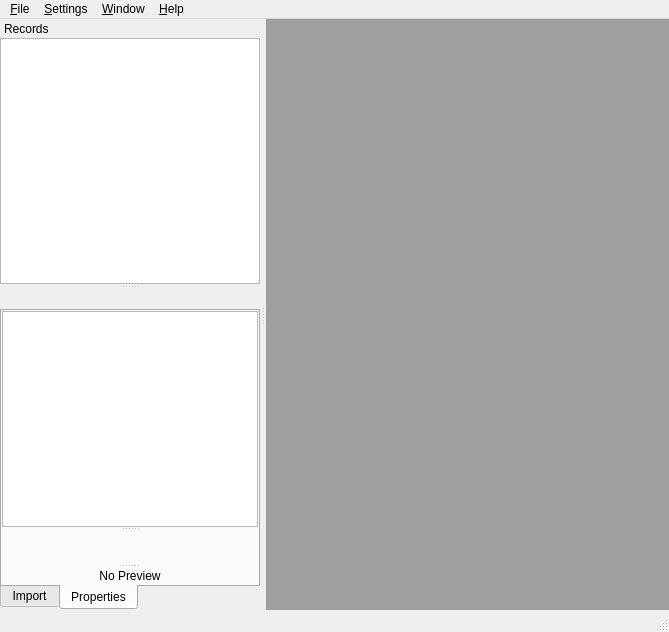
<?xml version="1.0" encoding="UTF-8"?>
<ui version="4.0">
 <class>MainWindow</class>
 <widget class="QMainWindow" name="MainWindow">
  <property name="geometry">
   <rect>
    <x>0</x>
    <y>0</y>
    <width>669</width>
    <height>632</height>
   </rect>
  </property>
  <property name="windowTitle">
   <string>MainWindow</string>
  </property>
  <widget class="QWidget" name="centralWidget">
   <layout class="QHBoxLayout" name="horizontalLayout">
    <property name="spacing">
     <number>0</number>
    </property>
    <property name="leftMargin">
     <number>0</number>
    </property>
    <property name="topMargin">
     <number>0</number>
    </property>
    <property name="rightMargin">
     <number>0</number>
    </property>
    <property name="bottomMargin">
     <number>0</number>
    </property>
    <item>
     <widget class="QMdiArea" name="mdiArea">
      <property name="sizePolicy">
       <sizepolicy hsizetype="Expanding" vsizetype="Expanding">
        <horstretch>0</horstretch>
        <verstretch>0</verstretch>
       </sizepolicy>
      </property>
     </widget>
    </item>
   </layout>
  </widget>
  <widget class="QMenuBar" name="menuBar">
   <property name="geometry">
    <rect>
     <x>0</x>
     <y>0</y>
     <width>669</width>
     <height>20</height>
    </rect>
   </property>
   <widget class="QMenu" name="menuFile">
    <property name="title">
     <string>&amp;File</string>
    </property>
    <addaction name="actionNew_File"/>
    <addaction name="actionGenerate_Record_File"/>
   </widget>
   <widget class="QMenu" name="menuSettings">
    <property name="title">
     <string>&amp;Settings</string>
    </property>
   </widget>
   <widget class="QMenu" name="menuWindow">
    <property name="title">
     <string>&amp;Window</string>
    </property>
   </widget>
   <widget class="QMenu" name="menu_Help">
    <property name="title">
     <string>&amp;Help</string>
    </property>
   </widget>
   <addaction name="menuFile"/>
   <addaction name="menuSettings"/>
   <addaction name="menuWindow"/>
   <addaction name="menu_Help"/>
  </widget>
  <widget class="QStatusBar" name="statusBar"/>
  <widget class="QDockWidget" name="dockRecords">
   <property name="features">
    <set>QDockWidget::NoDockWidgetFeatures</set>
   </property>
   <property name="allowedAreas">
    <set>Qt::LeftDockWidgetArea</set>
   </property>
   <property name="windowTitle">
    <string>Records </string>
   </property>
   <attribute name="dockWidgetArea">
    <number>1</number>
   </attribute>
   <widget class="QWidget" name="horizontalLayoutRecords">
    <layout class="QHBoxLayout" name="horizontalLayout_2">
     <property name="spacing">
      <number>0</number>
     </property>
     <property name="leftMargin">
      <number>0</number>
     </property>
     <property name="topMargin">
      <number>0</number>
     </property>
     <property name="rightMargin">
      <number>0</number>
     </property>
     <property name="bottomMargin">
      <number>0</number>
     </property>
     <item>
      <widget class="RecordsTreeView" name="treeViewRecords"/>
     </item>
    </layout>
   </widget>
  </widget>
  <widget class="QDockWidget" name="dockWidget">
   <property name="features">
    <set>QDockWidget::NoDockWidgetFeatures</set>
   </property>
   <attribute name="dockWidgetArea">
    <number>1</number>
   </attribute>
   <widget class="QWidget" name="dockWidgetContents">
    <layout class="QVBoxLayout" name="verticalLayout_4">
     <property name="spacing">
      <number>0</number>
     </property>
     <property name="leftMargin">
      <number>0</number>
     </property>
     <property name="topMargin">
      <number>0</number>
     </property>
     <property name="rightMargin">
      <number>0</number>
     </property>
     <property name="bottomMargin">
      <number>0</number>
     </property>
     <item>
      <widget class="QTabWidget" name="tabWidget">
       <property name="tabPosition">
        <enum>QTabWidget::South</enum>
       </property>
       <property name="tabShape">
        <enum>QTabWidget::Rounded</enum>
       </property>
       <property name="currentIndex">
        <number>1</number>
       </property>
       <property name="elideMode">
        <enum>Qt::ElideMiddle</enum>
       </property>
       <widget class="QWidget" name="tabImport">
        <attribute name="title">
         <string>Import</string>
        </attribute>
        <layout class="QVBoxLayout" name="verticalLayout_2">
         <property name="spacing">
          <number>0</number>
         </property>
         <property name="leftMargin">
          <number>0</number>
         </property>
         <property name="topMargin">
          <number>0</number>
         </property>
         <property name="rightMargin">
          <number>0</number>
         </property>
         <property name="bottomMargin">
          <number>0</number>
         </property>
         <item>
          <widget class="QTreeView" name="treeExport">
           <property name="sizePolicy">
            <sizepolicy hsizetype="Preferred" vsizetype="Preferred">
             <horstretch>0</horstretch>
             <verstretch>0</verstretch>
            </sizepolicy>
           </property>
          </widget>
         </item>
        </layout>
       </widget>
       <widget class="QWidget" name="tabProperties">
        <attribute name="title">
         <string>Properties</string>
        </attribute>
        <layout class="QVBoxLayout" name="verticalLayout">
         <property name="spacing">
          <number>0</number>
         </property>
         <property name="leftMargin">
          <number>0</number>
         </property>
         <property name="topMargin">
          <number>0</number>
         </property>
         <property name="rightMargin">
          <number>0</number>
         </property>
         <property name="bottomMargin">
          <number>0</number>
         </property>
         <item>
          <widget class="QSplitter" name="splitter">
           <property name="orientation">
            <enum>Qt::Vertical</enum>
           </property>
           <property name="childrenCollapsible">
            <bool>true</bool>
           </property>
           <widget class="QTableWidget" name="tableProperties">
            <property name="sizePolicy">
             <sizepolicy hsizetype="Preferred" vsizetype="Preferred">
              <horstretch>0</horstretch>
              <verstretch>0</verstretch>
             </sizepolicy>
            </property>
            <attribute name="horizontalHeaderStretchLastSection">
             <bool>false</bool>
            </attribute>
           </widget>
           <widget class="QCustomPlot" name="customPlotPreview" native="true"/>
           <widget class="QLabel" name="labelPreview">
            <property name="text">
             <string>No Preview</string>
            </property>
            <property name="alignment">
             <set>Qt::AlignCenter</set>
            </property>
           </widget>
          </widget>
         </item>
        </layout>
       </widget>
      </widget>
     </item>
    </layout>
   </widget>
  </widget>
  <action name="actionNew_File">
   <property name="text">
    <string>New File</string>
   </property>
  </action>
  <action name="actionGenerate_Record_File">
   <property name="text">
    <string>Generate Record File</string>
   </property>
  </action>
 </widget>
 <layoutdefault spacing="6" margin="11"/>
 <customwidgets>
  <customwidget>
   <class>QCustomPlot</class>
   <extends>QWidget</extends>
   <header>exqcustomplot.h</header>
   <container>1</container>
  </customwidget>
  <customwidget>
   <class>RecordsTreeView</class>
   <extends>QTreeView</extends>
   <header location="global">recordstreeview.h</header>
  </customwidget>
 </customwidgets>
 <resources/>
 <connections/>
</ui>
